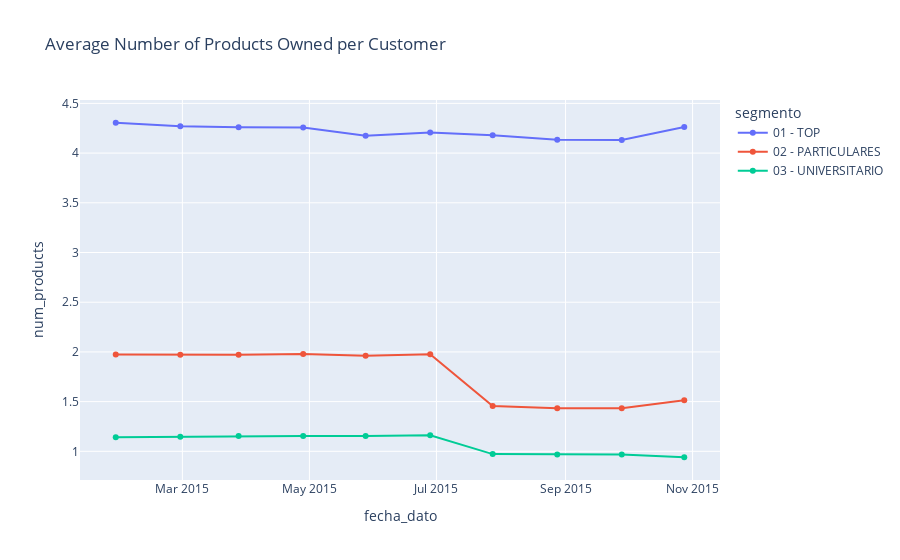

Write notebook code for a chart like this one.
### Code cell
#Average Products Owned per Customer
avg_prod=df.groupby(['fecha_dato','segmento'])['num_products'].mean().reset_index()
fig = px.line(avg_prod, x='fecha_dato', y='num_products',color='segmento',
              title="Average Number of Products Owned per Customer",markers=True)
fig.show()

### Figure 1 — Plotly figure (JSON) as saved in the notebook; plotly's stock layout.template omitted (floating-point values rounded to 4 significant figures)
{"data": [{"hovertemplate": "segmento=01 - TOP<br>fecha_dato=%{x}<br>num_products=%{y}<extra></extra>", "legendgroup": "01 - TOP", "line": {"color": "#636efa", "dash": "solid"}, "marker": {"symbol": "circle"}, "mode": "lines+markers", "name": "01 - TOP", "orientation": "v", "showlegend": true, "type": "scatter", "x": ["2015-01-28T00:00:00.000000000", "2015-02-28T00:00:00.000000000", "2015-03-28T00:00:00.000000000", "2015-04-28T00:00:00.000000000", "2015-05-28T00:00:00.000000000", "2015-06-28T00:00:00.000000000", "2015-07-28T00:00:00.000000000", "2015-08-28T00:00:00.000000000", "2015-09-28T00:00:00.000000000", "2015-10-28T00:00:00.000000000"], "xaxis": "x", "y": [4.305, 4.269, 4.26, 4.258, 4.175, 4.207, 4.179, 4.134, 4.132, 4.262], "yaxis": "y"}, {"hovertemplate": "segmento=02 - PARTICULARES<br>fecha_dato=%{x}<br>num_products=%{y}<extra></extra>", "legendgroup": "02 - PARTICULARES", "line": {"color": "#EF553B", "dash": "solid"}, "marker": {"symbol": "circle"}, "mode": "lines+markers", "name": "02 - PARTICULARES", "orientation": "v", "showlegend": true, "type": "scatter", "x": ["2015-01-28T00:00:00.000000000", "2015-02-28T00:00:00.000000000", "2015-03-28T00:00:00.000000000", "2015-04-28T00:00:00.000000000", "2015-05-28T00:00:00.000000000", "2015-06-28T00:00:00.000000000", "2015-07-28T00:00:00.000000000", "2015-08-28T00:00:00.000000000", "2015-09-28T00:00:00.000000000", "2015-10-28T00:00:00.000000000"], "xaxis": "x", "y": [1.974, 1.971, 1.973, 1.978, 1.961, 1.977, 1.455, 1.434, 1.434, 1.514], "yaxis": "y"}, {"hovertemplate": "segmento=03 - UNIVERSITARIO<br>fecha_dato=%{x}<br>num_products=%{y}<extra></extra>", "legendgroup": "03 - UNIVERSITARIO", "line": {"color": "#00cc96", "dash": "solid"}, "marker": {"symbol": "circle"}, "mode": "lines+markers", "name": "03 - UNIVERSITARIO", "orientation": "v", "showlegend": true, "type": "scatter", "x": ["2015-01-28T00:00:00.000000000", "2015-02-28T00:00:00.000000000", "2015-03-28T00:00:00.000000000", "2015-04-28T00:00:00.000000000", "2015-05-28T00:00:00.000000000", "2015-06-28T00:00:00.000000000", "2015-07-28T00:00:00.000000000", "2015-08-28T00:00:00.000000000", "2015-09-28T00:00:00.000000000", "2015-10-28T00:00:00.000000000"], "xaxis": "x", "y": [1.141, 1.147, 1.155, 1.155, 1.155, 1.16, 0.9718, 0.968, 0.9678, 0.9403], "yaxis": "y"}], "layout": {"legend": {"title": {"text": "segmento"}, "tracegroupgap": 0}, "title": {"text": "Average Number of Products Owned per Customer"}, "xaxis": {"anchor": "y", "domain": [0, 1], "title": {"text": "fecha_dato"}}, "yaxis": {"anchor": "x", "domain": [0, 1], "title": {"text": "num_products"}}}}
